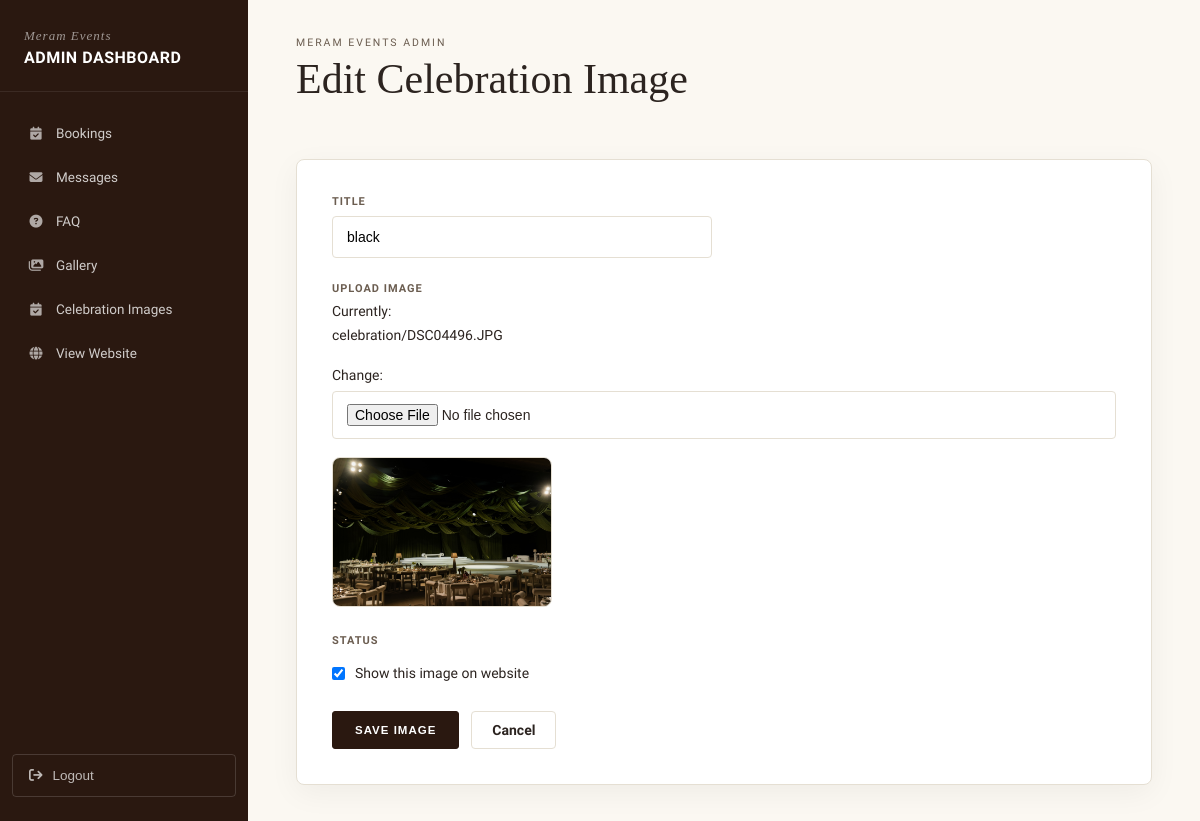
Page /dashboard/celebration-images/6/edit/ (signed in) on the committed database.
### main/models.py (models this page shows, shortened)
class CelebrationImage(models.Model):
    title = models.CharField(max_length=200)
    image = models.ImageField(upload_to='celebration/')
    order = models.IntegerField(default=0)
    is_active = models.BooleanField(default=True)
    class Meta:
        ordering = ['order']

### main/views.py (the view)
@login_required(login_url='dashboard_login')
def celebration_update(request, pk):
    image = get_object_or_404(CelebrationImage, pk=pk)
    if request.method == "POST":
        form = CelebrationImageForm(
            request.POST,
            request.FILES,
            instance=image
        )
        if form.is_valid():
            form.save()
            return redirect('dashboard_celebration_images')
    else:
        form = CelebrationImageForm(instance=image)
    return render(
        request,
        'dashboard/celebration_form.html',
        {
            'form': form,
            'object': image
        }
    )

### main/forms.py
class CelebrationImageForm(forms.ModelForm):
    class Meta:
        model = CelebrationImage
        fields = [
            'title',
            'image',
            'order',
            'is_active',
        ]

### main/templates/dashboard/celebration_form.html (shortened to what this page needs)
{% extends 'dashboard/dashboard_base.html' %}
{% block dashboard_content %}
<div class="db-breadcrumb">Meram Events Admin</div>
<div class="db-header-row">
    <h1 class="db-page-title">
        {% if object %}
            Edit Celebration Image
        {% else %}
            Add Celebration Image
        {% endif %}
    </h1>
</div>
<form method="post"
      enctype="multipart/form-data"
      class="db-form-card">
    <div class="db-form-grid">
        <div class="db-form-group">
            <label>Title</label>
            {{ form.title }}
        </div>
        <div class="db-form-group full">
            <label>Upload Image</label>
            {{ form.image }}
            {% if object and object.image %}
            <div class="db-image-preview">
                <img src="{{ object.image.url }}" alt="">
            </div>
            {% endif %}
        </div>
        <div class="db-form-group full">
            <label>Status</label>
            <div class="db-checkbox">
                {{ form.is_active }}
                <span>Show this image on website</span>
            </div>
        </div>
    </div>
    <div class="db-form-actions">
        <button type="submit" class="db-filter-go">
            Save Image
        </button>
        <a href="{% url 'dashboard_celebration_images' %}"
           class="db-cancel-btn">
            Cancel
        </a>
    </div>
</form>
{% endblock %}

### main/templates/dashboard/dashboard_base.html (style rules this page uses)
:root { --db-dark: #2A1810; --db-dark-2: #311F13; --db-maroon: #3D1A12; --db-cream: #FBF8F2; --db-border: #E5DFD3; --db-text: #2C2420; --db-text-mid:#6B5D50; --db-red: #B23A2E; --db-green: #3F7D4A; --db-gold: #C9A96E; }
* { margin:0;padding:0;box-sizing:border-box; }
body { font-family:'Hanken Grotesk',sans-serif; background:var(--db-cream); color:var(--db-text); font-size:14px; }
a { text-decoration:none;color:inherit; }
.db-breadcrumb { font-size:10.5px; letter-spacing:2px; text-transform:uppercase; color:var(--db-text-mid); margin-bottom:6px; font-weight:500; }
.db-page-title { font-family:'Cormorant Garamond',serif; font-size:42px; font-weight:500; color:var(--db-text); margin-bottom:28px; }
.db-header-row { display:flex; justify-content:space-between; align-items:flex-start; margin-bottom:28px; }
.db-filter-go { border:1px solid var(--db-dark); background:var(--db-dark); color:#fff; padding:9px 22px; font-size:11.5px; letter-spacing:1px; text-transform:uppercase; font-weight:600; border-radius:3px; cursor:pointer; transition:opacity 0.2s; }

### main/templates/dashboard/celebration_form.html (style rules this page uses)
.db-form-card { background: #fff; border: 1px solid var(--db-border); border-radius: 8px; padding: 35px; box-shadow: 0 8px 30px rgba(0, 0, 0, .05); max-width: 900px; margin: 0 auto; }
.db-form-grid { display:grid; grid-template-columns:1fr 1fr; gap:24px; }
.db-form-group { display:flex; flex-direction:column; gap:8px; }
.db-form-group.full { grid-column:1 / -1; }
.db-form-group label { font-size:11px; letter-spacing:1px; text-transform:uppercase; color:var(--db-text-mid); font-weight:600; }
.db-form-group input[type="text"], .db-form-group input[type="number"], .db-form-group input[type="file"] { width:100%; padding:12px 14px; border:1px solid var(--db-border); border-radius:4px; font-size:14px; background:#fff; }
.db-checkbox { display:flex; align-items:center; gap:10px; margin-top:10px; }
.db-image-preview { margin-top:10px; }
.db-image-preview img { width:220px; height:150px; object-fit:cover; border-radius:8px; border:1px solid var(--db-border); }
.db-form-actions { display:flex; gap:12px; margin-top:30px; }
.db-cancel-btn { padding:10px 20px; border:1px solid var(--db-border); background:#fff; color:var(--db-text); border-radius:4px; font-weight:600; }

### rows in the picture
CelebrationImage: title "black", image (picture), is_active "☑"
